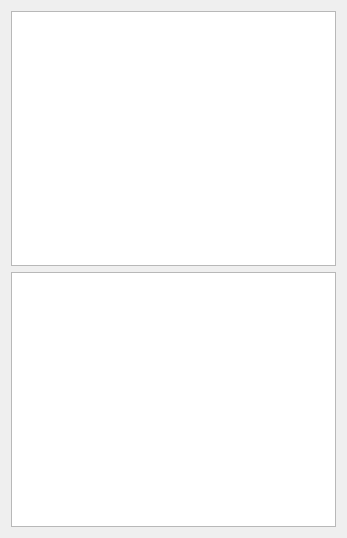
<?xml version="1.0" encoding="UTF-8"?>
<ui version="4.0">
 <class>Widget</class>
 <widget class="QWidget" name="Widget">
  <property name="geometry">
   <rect>
    <x>0</x>
    <y>0</y>
    <width>347</width>
    <height>538</height>
   </rect>
  </property>
  <property name="windowTitle">
   <string>Widget</string>
  </property>
  <layout class="QVBoxLayout" name="verticalLayout">
   <item>
    <widget class="QGraphicsView" name="graphics_Original"/>
   </item>
   <item>
    <widget class="QGraphicsView" name="graphics_Modificado"/>
   </item>
  </layout>
 </widget>
 <layoutdefault spacing="6" margin="11"/>
 <resources/>
 <connections/>
</ui>
